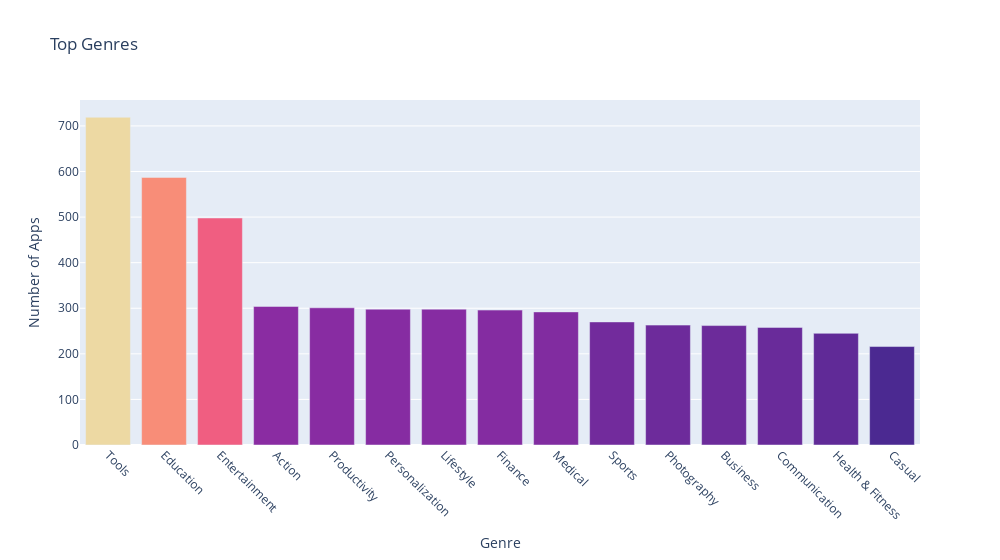

Write notebook code for a chart like this one.
### Markdown cell above
**Challenge**: Can you create this chart with the Series containing the genre data? 

<img src=https://imgur.com/DbcoQli.png width=400>

Try experimenting with the built in colour scales in Plotly. You can find a full list [here](https://plotly.com/python/builtin-colorscales/). 

* Find a way to set the colour scale using the color_continuous_scale parameter. 
* Find a way to make the color axis disappear by using coloraxis_showscale.

### Code cell
genres_bar = px.bar(num_genres[:15],
                    color=num_genres[:15].values,
                    color_continuous_scale='agsunset',
                    title='Top Genres'
)
genres_bar.update_layout(
    xaxis_title = 'Genre',
    yaxis_title = 'Number of Apps',
    xaxis_tickangle = 45,
    coloraxis_showscale = False,
    width = 1000
)
genres_bar.show()

### Figure 1 — Plotly figure (JSON) as saved in the notebook; plotly's stock layout.template omitted (floating-point values rounded to 4 significant figures)
{"data": [{"alignmentgroup": "True", "hovertemplate": "index=%{x}<br>value=%{y}<br>color=%{marker.color}<extra></extra>", "legendgroup": "", "marker": {"color": [719, 587, 498, 304, 301, 298, 298, 296, 292, 270, 263, 262, 258, 245, 216], "coloraxis": "coloraxis", "pattern": {"shape": ""}}, "name": "", "offsetgroup": "", "orientation": "v", "showlegend": false, "textposition": "auto", "type": "bar", "x": ["Tools", "Education", "Entertainment", "Action", "Productivity", "Personalization", "Lifestyle", "Finance", "Medical", "Sports", "Photography", "Business", "Communication", "Health & Fitness", "Casual"], "xaxis": "x", "y": [719, 587, 498, 304, 301, 298, 298, 296, 292, 270, 263, 262, 258, 245, 216], "yaxis": "y"}], "layout": {"barmode": "relative", "coloraxis": {"colorbar": {"title": {"text": "color"}}, "colorscale": [[0, "rgb(75, 41, 145)"], [0.1667, "rgb(135, 44, 162)"], [0.3333, "rgb(192, 54, 157)"], [0.5, "rgb(234, 79, 136)"], [0.6667, "rgb(250, 120, 118)"], [0.8333, "rgb(246, 169, 122)"], [1, "rgb(237, 217, 163)"]], "showscale": false}, "legend": {"tracegroupgap": 0}, "title": {"text": "Top Genres"}, "width": 1000, "xaxis": {"anchor": "y", "domain": [0, 1], "tickangle": 45, "title": {"text": "Genre"}}, "yaxis": {"anchor": "x", "domain": [0, 1], "title": {"text": "Number of Apps"}}}}
